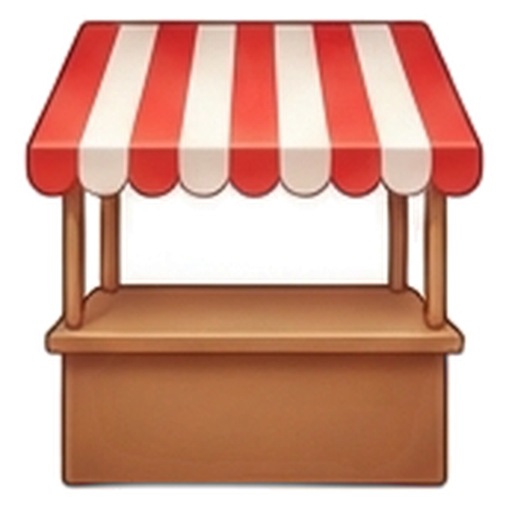
#> input picture docs/arte/decoracao/01-toldo-listrado.png, 512 x 512 px, given in place of 01-toldo-listrado.png.png, which was not available
$ python limpar_fragmentos.py ../decoracao/01-toldo-listrado.png
#> lines starting #> are read from the running program, lines starting #| are printed output that depends on the picture; after the words box and inside, x2 and y2 are one past the last pixel; in counts of white or black regions, pixels touching at a corner belong together
### docs/arte/itens/recortar_itens.py
"""Recorta a arte dos itens do tabuleiro: tira o fundo branco, apaga textos soltos e deixa a peça quadrada.

Uso:  python recortar_itens.py CODIGO=IMAGEM.png [CODIGO=IMAGEM.png ...]
      python recortar_itens.py --todos      (refaz os WebP do jogo a partir das matrizes, sem recortar de novo)
  CODIGO  código do item na lista de arte (fr-1 = Frutas nível 1)
Gera docs/arte/itens/CODIGO.png (matriz: recorte de 512 px, fundo transparente, sem girar) e
versao-b-quitanda-zen/itens/CODIGO.webp (256 px, usado no jogo, já normalizado).

Normalização (para todos os itens parecerem do mesmo tamanho na casa do tabuleiro):
  - item bem comprido e deitado (peixe, milho, pimenta...) é girado para a diagonal, o maior espaço do quadrado,
    subindo pela ponta esquerda (ou pela direita, se estiver em GIRO); o que está em pé não gira;
  - a escala é escolhida para a parte visível ocupar AREA_ALVO do quadrado, sem passar de LADO_MAX.
Precisa de Pillow, numpy, scipy e rembg (pip install "rembg[cpu]" scipy).
"""
import os, sys
import numpy as np
from PIL import Image
from scipy import ndimage

AQUI = os.path.dirname(os.path.abspath(__file__))
RAIZ = os.path.normpath(os.path.join(AQUI, '..', '..', '..'))
JOGO = os.path.join(RAIZ, 'versao-b-quitanda-zen', 'itens')

_sessao = None
# [47 lines left out: functions mascara_fundo_branco, mascara, recortar, not called in this run]

AREA_ALVO, LADO_MAX = 0.36, 0.94
# Itens deitados sobem pela ponta esquerda; aqui ficam os que têm a "cabeça" à direita (sobem pela direita).
GIRO = {'pe-5': -45}

def normalizar(im, cod='', lado=512):
    a = np.asarray(im.getchannel('A')).astype(np.float64) / 255
    ys, xs = np.nonzero(a > 0.5)
    pts = np.vstack([xs - xs.mean(), ys - ys.mean()])
    ev, vec = np.linalg.eigh(np.cov(pts))
    along = (ev[1] / max(ev[0], 1e-9)) ** .5
    v = vec[:, 1]; ang = (np.degrees(np.arctan2(v[1], v[0])) + 90) % 180 - 90   # eixo maior, entre -90 e 90 (y para baixo)
    gira = along >= 2.5 and abs(ang) <= 70      # só os bem compridos; o que está em pé (garrafa, boneco) fica em pé
    if gira:
        if abs(abs(ang) - 45) <= 25: alvo = 45 if ang > 0 else -45     # já está quase na diagonal: só acerta
        else: alvo = GIRO.get(cod, 45)                                  # deitado: sobe pela ponta esquerda (45) ou direita (-45)
        im = im.rotate(-(alvo - ang), resample=Image.BICUBIC, expand=True)
    im = im.crop(im.getchannel('A').point(lambda v: 255 if v > 10 else 0).getbbox())
    area = (np.asarray(im.getchannel('A')).astype(np.float64) / 255).sum()
    esc = min((AREA_ALVO * lado * lado / area) ** .5, LADO_MAX * lado / max(im.size))
    im = im.resize((max(1, round(im.width * esc)), max(1, round(im.height * esc))), Image.LANCZOS)
    q = Image.new('RGBA', (lado, lado), (0, 0, 0, 0))
    q.paste(im, ((lado - im.width) // 2, (lado - im.height) // 2), im)
    return q

# [4 lines left out: function para_jogo, not called in this run]

# [13 lines that do not run on import are left out]

### docs/arte/itens/limpar_fragmentos.py
"""Tira pedacinhos soltos que vieram da casa vizinha da grade (ex.: a ponta de um limão embaixo de uma garrafa).

Uso:  python limpar_fragmentos.py CODIGO [CODIGO...]      ex.: python limpar_fragmentos.py rota/qc-2 rota/qc-4
Lê a matriz de 512 px (docs/arte/itens/[rota/]CODIGO.png), apaga as partes soltas menores que a principal com o centro
na faixa da borda (vieram da casa vizinha) ou que têm menos de MINIMO da área da maior, grava a matriz de volta e refaz o WebP do jogo (como o fatiar_grade.py).
"""
import os, sys
import numpy as np
from PIL import Image
from scipy import ndimage
AQUI = os.path.dirname(os.path.abspath(__file__)); sys.path.insert(0, AQUI)
import recortar_itens as R

RAIZ = os.path.normpath(os.path.join(AQUI, '..', '..', '..'))
MINIMO = 0.06

for cod in sys.argv[1:]:
    rota = cod.startswith('rota/'); nome = cod.split('/')[-1]
    arq = os.path.join(AQUI, 'rota' if rota else '', nome + '.png')
    im = Image.open(arq).convert('RGBA'); a = np.array(im)
#> further down, im is the input picture: PIL image 512x512 RGBA; mean R, G, B, A 132.9, 83.8, 66.8, 151.4
    rot, n = ndimage.label(a[..., 3] > 24)
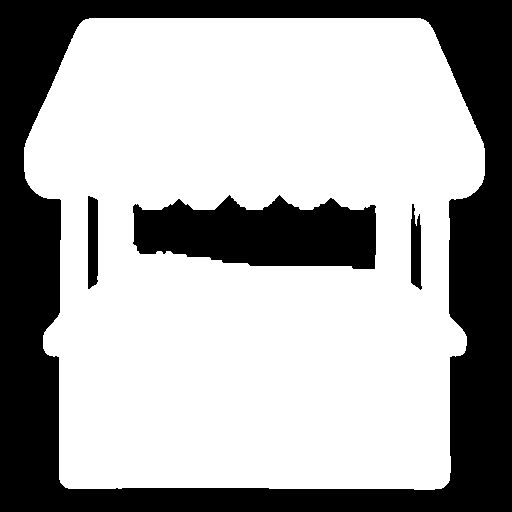
#> rot: shape (512, 512) int32; values 0 (black) and 1 (white), 66.6% white; 4 black regions, box (x1, y1, x2, y2) and area: (0, 0, 512, 512) 72483, (133, 195, 376, 269) 13498, (88, 196, 98, 289) 880, (411, 204, 422, 290) 704
#> n = 1
    if n > 1:
        areas = ndimage.sum(np.ones_like(rot), rot, range(1, n + 1))
        H, W = rot.shape; cm = ndimage.center_of_mass(np.ones_like(rot), rot, range(1, n + 1))
        naborda = lambda y, x: y < .12 * H or y > .88 * H or x < .12 * W or x > .88 * W        # centro na faixa de fora
        fora = [k + 1 for k, t in enumerate(areas) if t < areas.max() and (t < MINIMO * areas.max() or naborda(*cm[k]))]
        a[np.isin(ndimage.binary_dilation(np.isin(rot, fora), iterations=2) * rot, fora) | np.isin(rot, fora), 3] = 0
    q = Image.fromarray(a, 'RGBA'); q = q.crop(q.getbbox())
#> after `q = q.crop(q.getbbox())`:
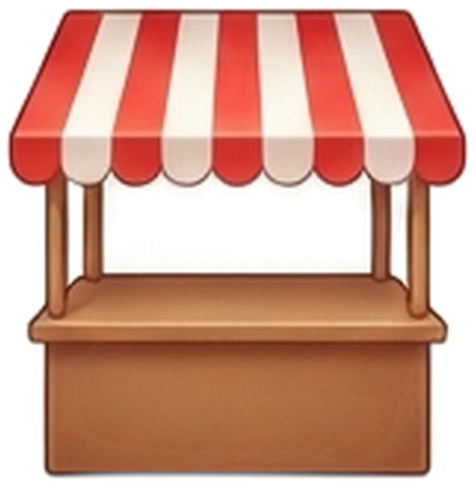
#> q: PIL image 475x486 RGBA; mean R, G, B, A 151, 95.1, 75.9, 171.9; transparent parts drawn white
    lado = max(q.size); quad = Image.new('RGBA', (lado, lado)); quad.paste(q, ((lado - q.width) // 2, (lado - q.height) // 2))
#> after `lado = max(q.size)`: lado = 486
#> after `quad = Image.new('RGBA', (lado, lado))`: quad: PIL image 486x486 RGBA; every value is 0
#> after `quad.paste(q, ((lado - q.width) // 2, (lado - q.height) // 2))`:
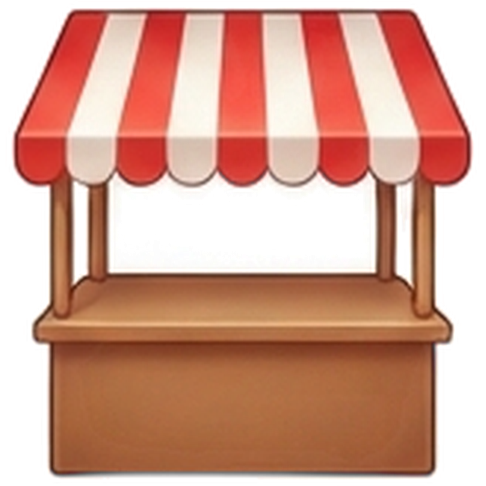
#> quad: PIL image 486x486 RGBA; mean R, G, B, A 147.6, 93, 74.1, 168; transparent parts drawn white
    quad.resize((512, 512), Image.LANCZOS).save(arq, optimize=True)
    jogo = os.path.join(RAIZ, 'versao-a-rota-das-feiras' if rota else 'versao-b-quitanda-zen', 'itens', nome + '.webp')
    R.normalizar(quad, nome).resize((256, 256), Image.LANCZOS).save(jogo, quality=88, method=6)
#> in normalizar, `a = np.asarray(im.getchannel('A')).astype(np.float64) / 255`:
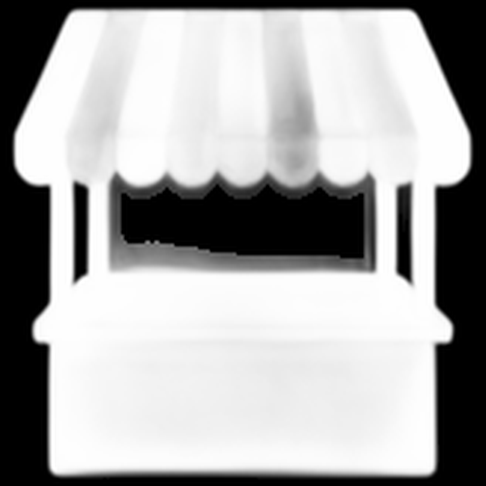
#> a: shape (486, 486) float64; min 0, max 1, mean 0.659
#> in normalizar, `ev, vec = np.linalg.eigh(np.cov(pts))`: ev = [14257.4, 20056.7]; vec = [[-1, 0.000492], [0.000492, 1]]
#> in normalizar, `along = (ev[1] / max(ev[0], 1e-9)) ** .5`: along = 1.19
#> in normalizar, `v = vec[:, 1]`: v = [0.000492, 1]
#> in normalizar, `ang = (np.degrees(np.arctan2(v[1], v[0])) + 90) % 180 - 90`: ang = 89.97
#> in normalizar, `gira = along >= 2.5 and abs(ang) <= 70`: gira = False
#> in normalizar, `im = im.crop(im.getchannel('A').point(lambda v: 255 if v > 10 else 0)...`:
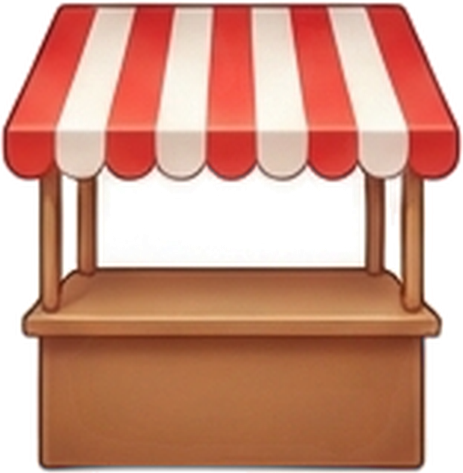
#> im: PIL image 463x473 RGBA; mean R, G, B, A 157.4, 99, 79, 181.2; transparent parts drawn white
#> in normalizar, `area = (np.asarray(im.getchannel('A')).astype(np.float64) / 255).sum()`: area = 155639.6
#> in normalizar, `esc = min((AREA_ALVO * lado * lado / area) ** .5, LADO_MAX * lado / ma..`: esc = 0.779
#> in normalizar, `q = Image.new('RGBA', (lado, lado), (0, 0, 0, 0))`: q: PIL image 512x512 RGBA; every value is 0
#> in normalizar, `q.paste(im, ((lado - im.width) // 2, (lado - im.height) // 2), im)`:
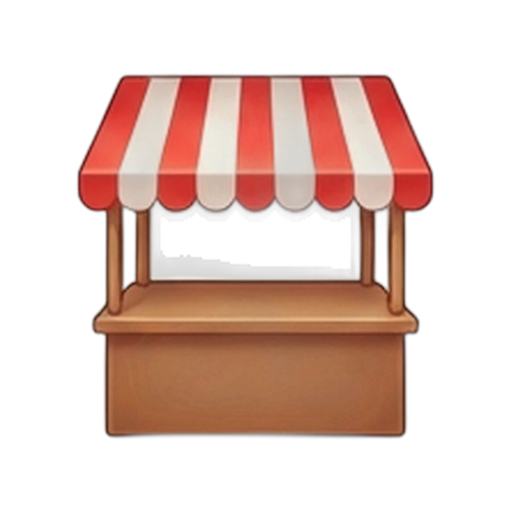
#> q: PIL image 512x512 RGBA; mean R, G, B, A 67.4, 40.3, 31.3, 85.4; transparent parts drawn white
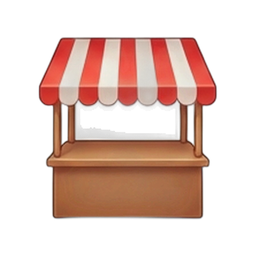
#> saved as 01-toldo-listrado.png.webp: PIL image 256x256 RGBA; mean R, G, B, A 67.3, 40.4, 31.4, 85.4; transparent parts drawn white
    print(cod, f'{n - 1} parte(s) solta(s) avaliada(s)')
#| ../decoracao/01-toldo-listrado.png 0 parte(s) solta(s) avaliada(s)

$ run again, on docs/arte/itens/ar-2.png
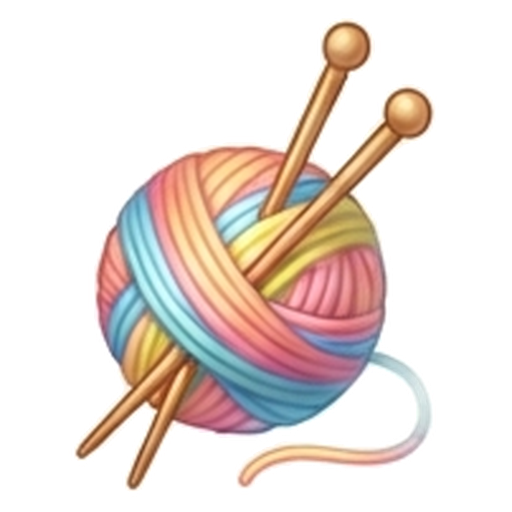
#> input picture docs/arte/itens/ar-2.png, 512 x 512 px, given in place of ar-2.png.png, which was not available
#> im is the input picture: PIL image 512x512 RGBA; mean R, G, B, A 70.5, 58.7, 52.1, 82
#> `rot, n = ndimage.label(a[..., 3] > 24)`:
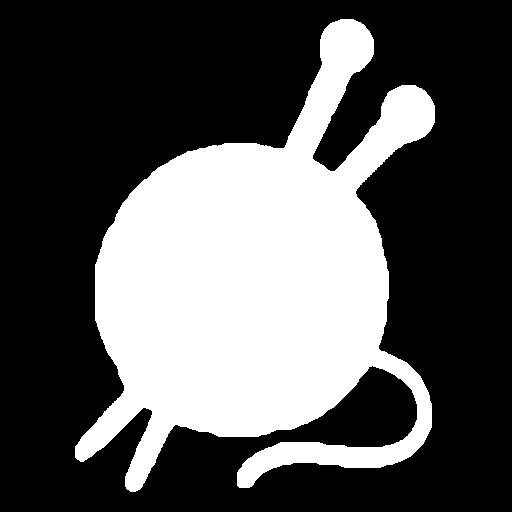
#> rot: shape (512, 512) int32; values 0 (black) and 1 (white), 33.6% white; 1 white region, box (x1, y1, x2, y2) and area: (75, 19, 435, 492) 88122
#> n = 1
#> quad: PIL image 486x486 RGBA; every value is 0
#> ev = [6051.7, 11121.2]; vec = [[-0.897, -0.442], [-0.442, 0.897]]
#> along = 1.36
#> v = [-0.442, 0.897]
#> ang = -63.79
#> gira = False
#> area = 84317.4
#> esc = 1.01
#> `R.normalizar(quad, nome).resize((256, 256), Image.LANCZOS).save(jogo, ..`:
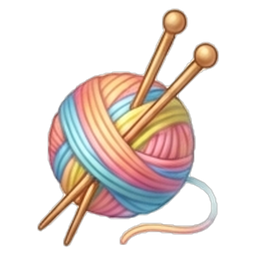
#> saved as ar-2.png.webp: PIL image 256x256 RGBA; mean R, G, B, A 64.2, 52.8, 46.9, 82.5; transparent parts drawn white
#| ar-2.png 0 parte(s) solta(s) avaliada(s)

$ run again, on docs/arte/itens/rota/ac-1.png
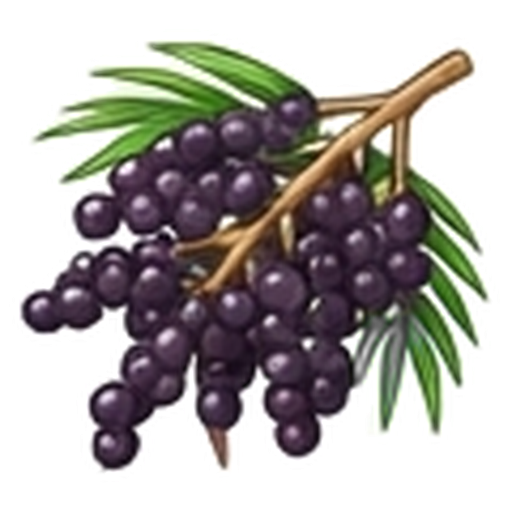
#> input picture docs/arte/itens/rota/ac-1.png, 512 x 512 px, given in place of ac-1.png.png, which was not available
#> im is the input picture: PIL image 512x512 RGBA; mean R, G, B, A 54.9, 52.5, 44.9, 118.4
#> rot: shape (512, 512) int32; values 0 (black) and 1 (white), 51.5% white; 5 black regions, box (x1, y1, x2, y2) and area: (0, 0, 512, 512) 126334, (111, 227, 134, 246) 204, (375, 129, 389, 151) 190, (324, 117, 353, 130) 177, (345, 333, 361, 351) 122
#> n = 1
#> quad: PIL image 492x492 RGBA; every value is 0
#> ev = [10609.7, 11716.3]; vec = [[-0.0989, -0.995], [-0.995, 0.0989]]
#> along = 1.05
#> v = [-0.995, 0.0989]
#> ang = -5.67
#> gira = False
#> area = 121736.9
#> esc = 0.88
#> `R.normalizar(quad, nome).resize((256, 256), Image.LANCZOS).save(jogo, ..`:
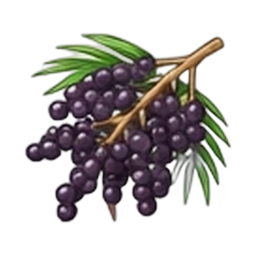
#> saved as ac-1.png.webp: PIL image 256x256 RGBA; mean R, G, B, A 29.6, 26.9, 24.1, 86.8; transparent parts drawn white
#| rota/ac-1.png 0 parte(s) solta(s) avaliada(s)
